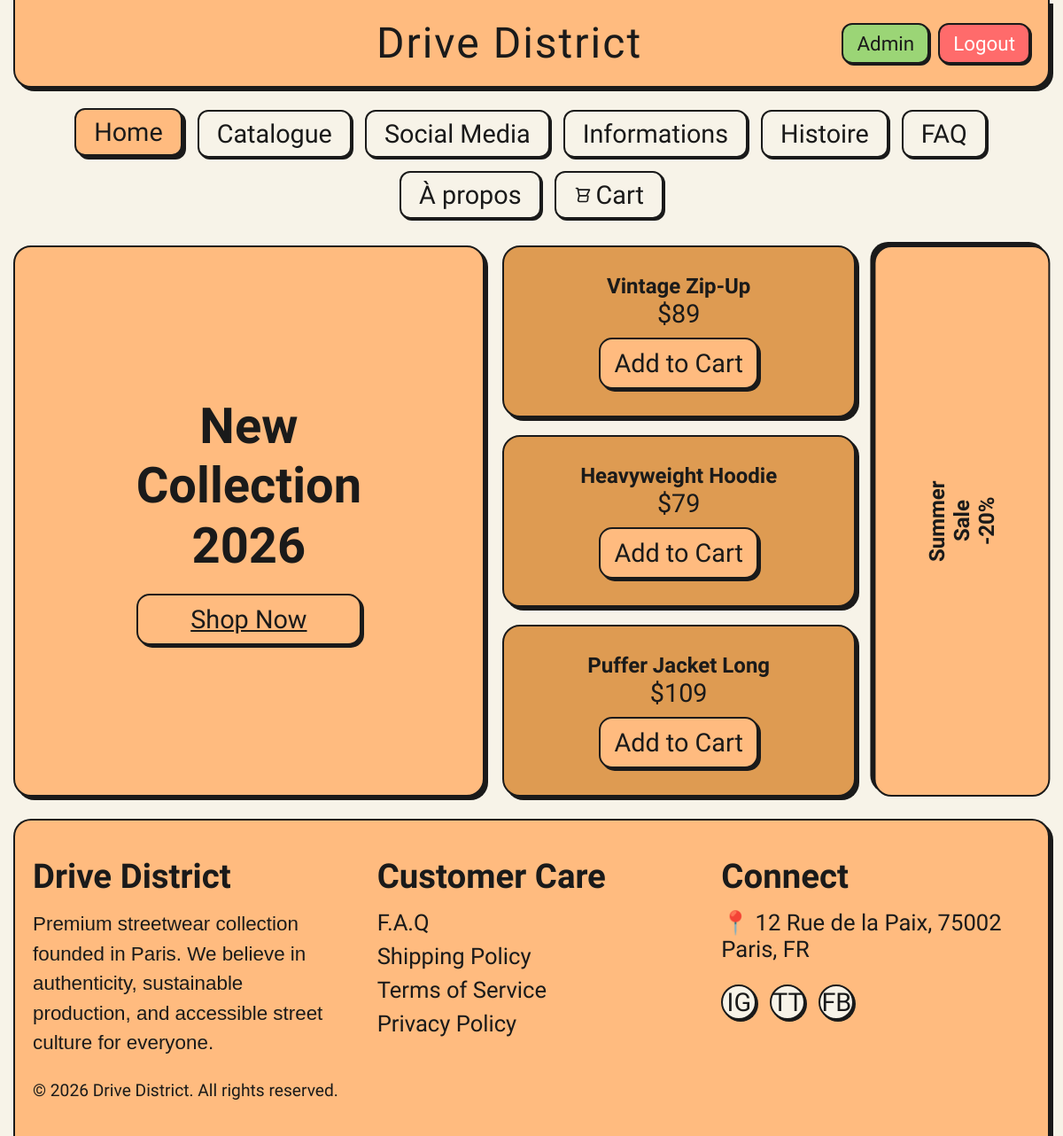
/index.php (signed in), run on the app's committed database.
### tables this page shows
CREATE TABLE products (
        id INTEGER PRIMARY KEY AUTOINCREMENT,
        name TEXT NOT NULL,
        category TEXT NOT NULL,
        price REAL NOT NULL,
        stock INTEGER NOT NULL,
        sizes TEXT NOT NULL,
        colors TEXT NOT NULL,
        desc TEXT NOT NULL
    , image TEXT DEFAULT '');

### data.php (called while the page is built, shortened)
<?php
$db_file = __DIR__ . '/drivedistrict.sqlite';
$pdo = new PDO('sqlite:' . $db_file);
$pdo->setAttribute(PDO::ATTR_ERRMODE, PDO::ERRMODE_EXCEPTION);
$pdo->exec("
    CREATE TABLE IF NOT EXISTS products (
        id INTEGER PRIMARY KEY AUTOINCREMENT,
        name TEXT NOT NULL,
        category TEXT NOT NULL,
        price REAL NOT NULL,
        stock INTEGER NOT NULL,
        sizes TEXT NOT NULL,
        colors TEXT NOT NULL,
        desc TEXT NOT NULL
    );
    CREATE TABLE IF NOT EXISTS users (
        id INTEGER PRIMARY KEY AUTOINCREMENT,
        username TEXT NOT NULL UNIQUE,
        email TEXT NOT NULL UNIQUE,
        password TEXT NOT NULL,
        role TEXT NOT NULL DEFAULT 'user',
        created_at DATETIME DEFAULT CURRENT_TIMESTAMP
    );
    CREATE TABLE IF NOT EXISTS orders (
        id INTEGER PRIMARY KEY AUTOINCREMENT,
        user_id INTEGER,
        total REAL NOT NULL,
        status TEXT NOT NULL DEFAULT 'pending',
        created_at DATETIME DEFAULT CURRENT_TIMESTAMP,
        FOREIGN KEY (user_id) REFERENCES users(id)
    );
    CREATE TABLE IF NOT EXISTS order_items (
        id INTEGER PRIMARY KEY AUTOINCREMENT,
        order_id INTEGER NOT NULL,
        product_id INTEGER NOT NULL,
        size TEXT NOT NULL,
        qty INTEGER NOT NULL,
        price REAL NOT NULL,
        FOREIGN KEY (order_id) REFERENCES orders(id),
        FOREIGN KEY (product_id) REFERENCES products(id)
    );
");
try {
    $pdo->exec("ALTER TABLE products ADD COLUMN image TEXT DEFAULT ''");
    $img_urls = [
        1 => 'https://images.unsplash.com/photo-1556821840-3a63f95609a7?q=80&w=400',
        2 => 'https://images.unsplash.com/photo-1521572163474-6864f9cf17ab?q=80&w=400',
        3 => 'https://images.unsplash.com/photo-1624378439575-d1ead6bb246b?q=80&w=400',
        4 => 'https://images.unsplash.com/photo-1576871337622-98d48d1cf531?q=80&w=400',
        5 => 'https://images.unsplash.com/photo-1559551409-dadc959f76b8?q=80&w=400',
        6 => 'https://images.unsplash.com/photo-1556821840-3a63f95609a7?q=80&w=400',
        7 => 'https://images.unsplash.com/photo-1542272604-787c3835535d?q=80&w=400',
        8 => 'https://images.unsplash.com/photo-1618517351616-389a7ac72579?q=80&w=400',
        9 => 'https://images.unsplash.com/photo-1551028719-0c14457cc7dc?q=80&w=400',
        10 => 'https://images.unsplash.com/photo-1525966222134-fcfa99b8ae77?q=80&w=400'
    ];
    foreach($img_urls as $id => $url) {
        $pdo->exec("UPDATE products SET image = '$url' WHERE id = $id AND (image IS NULL OR image = '')");
    }
} catch (Exception $e) {}
try {
    $pdo->exec("ALTER TABLE users ADD COLUMN cart TEXT DEFAULT '[]'");
} catch (Exception $e) {}
try {
    $pdo->exec("ALTER TABLE users ADD COLUMN role TEXT DEFAULT 'user'");
} catch (Exception $e) {}
$products = [];
$stmt = $pdo->query("SELECT * FROM products");
while ($row = $stmt->fetch(PDO::FETCH_ASSOC)) {
    $row['sizes'] = json_decode($row['sizes'], true) ?: [];
    $row['colors'] = json_decode($row['colors'], true) ?: [];
    $products[$row['id']] = $row;
}

### index.php (the view, shortened to what this page needs)
<?php include 'header.php'; ?>
<main class="main-container">
    <div class="card post-card">
        <div style="text-align:center;">
            <h2 style="font-size:3.5rem; line-height:1.2;">New<br>Collection<br>2026</h2>
            <a href="catalogue.php" class="buy-button" style="display:inline-block;margin-top:20px;">Shop Now</a>
        </div>
    </div>
    <?php
    $featured = [1 => $products[1], 6 => $products[6], 5 => $products[5]];
    foreach($featured as $p): ?>
    <div class="card text-button-card" style="flex-direction:column; gap:10px;">
        <a href="product_detail.php?id=<?= $p['id'] ?>" style="text-decoration:none; color:inherit; width:100%; text-align:center;">
            <h2><?= $p['name'] ?></h2>
            <p style="font-size:1.8rem;">$<?= $p['price'] ?></p>
        </a>
        <form method="POST" action="cart_actions.php">
            <button type="submit" class="buy-button">Add to Cart</button>
        </form>
    </div>
    <?php endforeach; ?>
    <div class="card vertical-card">
        <h2>Summer<br>Sale<br>-20%</h2>
    </div>
</main>
<?php include 'footer.php'; ?>

### styles.css (style rules this page uses)
* { margin: 0; padding: 0; box-sizing: border-box; font-family: 'Jersey 25', sans-serif; }
body { background-color: #f7f3e8; display: flex; flex-direction: column; min-height: 100vh; color: #1a1a1a; }
.buy-button { background-color: #FFBB7F; border: 2px solid #1a1a1a; border-radius: 15px; padding: 10px 15px; font-size: 1.8rem; color: #1a1a1a; cursor: pointer; box-shadow: 3px 3px 0px #1a1a1a; transition: all 0.2s; display: flex; align-items: center; justify-content: center; gap: 8px; width: 100%; }
.main-container { display: grid; grid-template-columns: 4fr 3fr 1.5fr; grid-template-rows: repeat(3, minmax(180px, auto)); gap: 20px; padding: 0 15px; max-width: 1400px; margin: 0 auto; width: 100%; }
.card { border: 2px solid #1a1a1a; border-radius: 20px; display: flex; align-items: center; justify-content: center; text-align: center; box-shadow: 4px 4px 0px #1a1a1a; padding: 30px; }
.post-card { background-color: #FFBB7F; grid-column: 1; grid-row: 1 / span 3; }
.text-button-card { background-color: #DE9B52; grid-column: 2; }
.vertical-card { background-color: #FFBB7F; grid-column: 3; grid-row: 1 / span 3; writing-mode: vertical-rl; transform: rotate(180deg); }

### data on the page
products: $p['id'] 1 (drawn), name "Vintage Zip-Up", price "89"
products: name "Heavyweight Hoodie", price "79"
products: name "Puffer Jacket Long", price "109"
